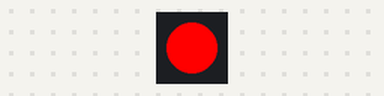
The sketch below on a simulated Arduino Uno, built with avr-gcc and run on an emulated ATmega328P. On the bench: 1 RGB LEDs in strip order, left to right. Dim RGB values are drawn brighter than linear.

Above: at 0.2 s.
At 1.2 s:
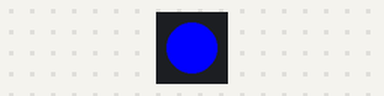
At 2.2 s:
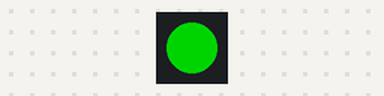
At 5.7 s:
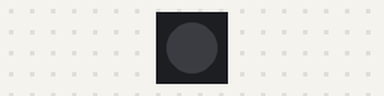
Timing chart, 0 to 6.9 s (numbered marks = the images above):
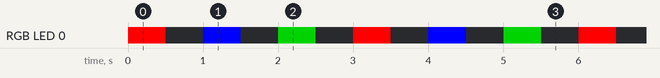

The sketch:

LED.ino
```cpp
#include <FastLED.h>

#define NUM_LEDS 1

#define DATA_PIN 2

CRGB leds[NUM_LEDS];

void setup() {
    FastLED.addLeds<NEOPIXEL, DATA_PIN>(leds, NUM_LEDS);  // GRB ordering is assumed
}

void loop() {
  // Turn the LED on, then pause
  leds[0] = CRGB::Red;  FastLED.show();  delay(500);

  // Now turn the LED off, then pause
  leds[0] = CRGB::Black;  FastLED.show();  delay(500);

  // Turn the LED on, then pause
  leds[0] = CRGB::Blue;  FastLED.show();  delay(500);

  // Now turn the LED off, then pause
  leds[0] = CRGB::Black;  FastLED.show();  delay(500);

  // Turn the LED on, then pause
  leds[0] = CRGB::Green;  FastLED.show();  delay(500);

  // Now turn the LED off, then pause
  leds[0] = CRGB::Black;  FastLED.show();  delay(500);
}
```

Measured:
- by itself, RGB LED 0: repeats every 3.0 s: off 0.50 s, RGB(0, 0, 255) 0.50 s, off 0.50 s, RGB(0, 128, 0) 0.50 s, off 0.50 s, RGB(255, 0, 0) 0.50 s
- by itself, everything shown: repeats every 3.0 s, in 6 steps
